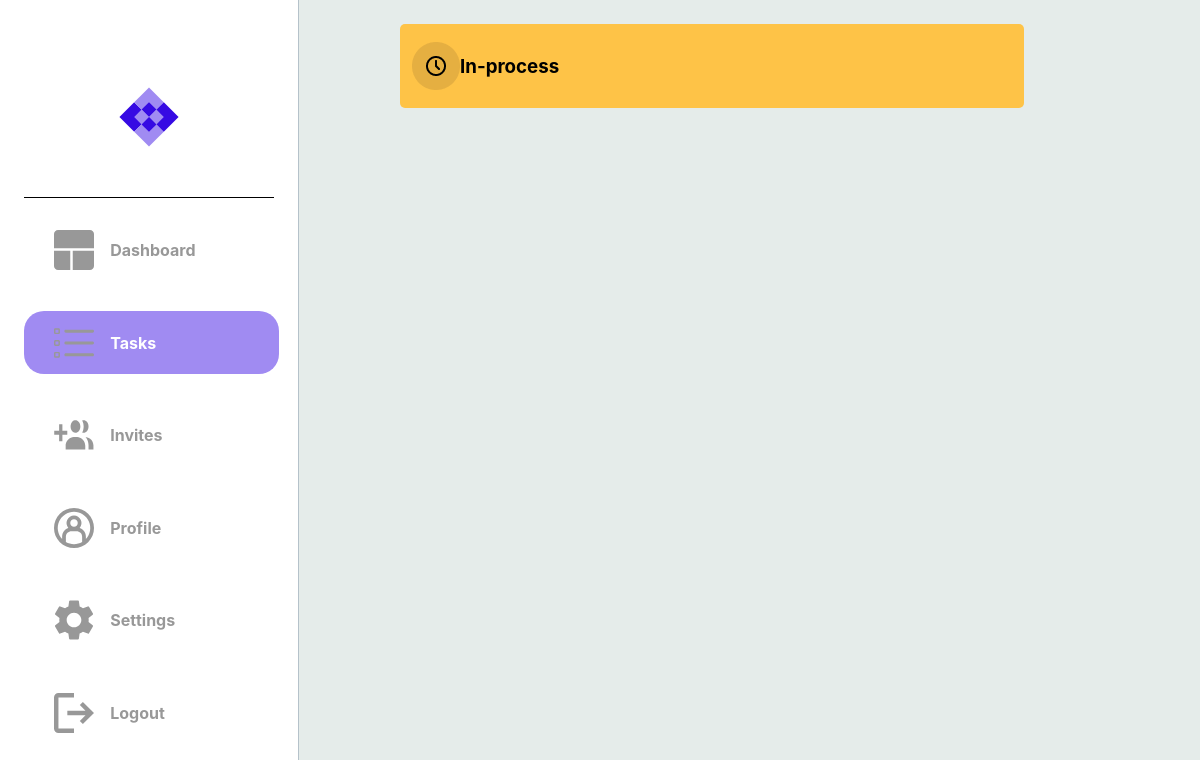
/in_process_tasks (signed in), run on an earlier commit of the app's database.
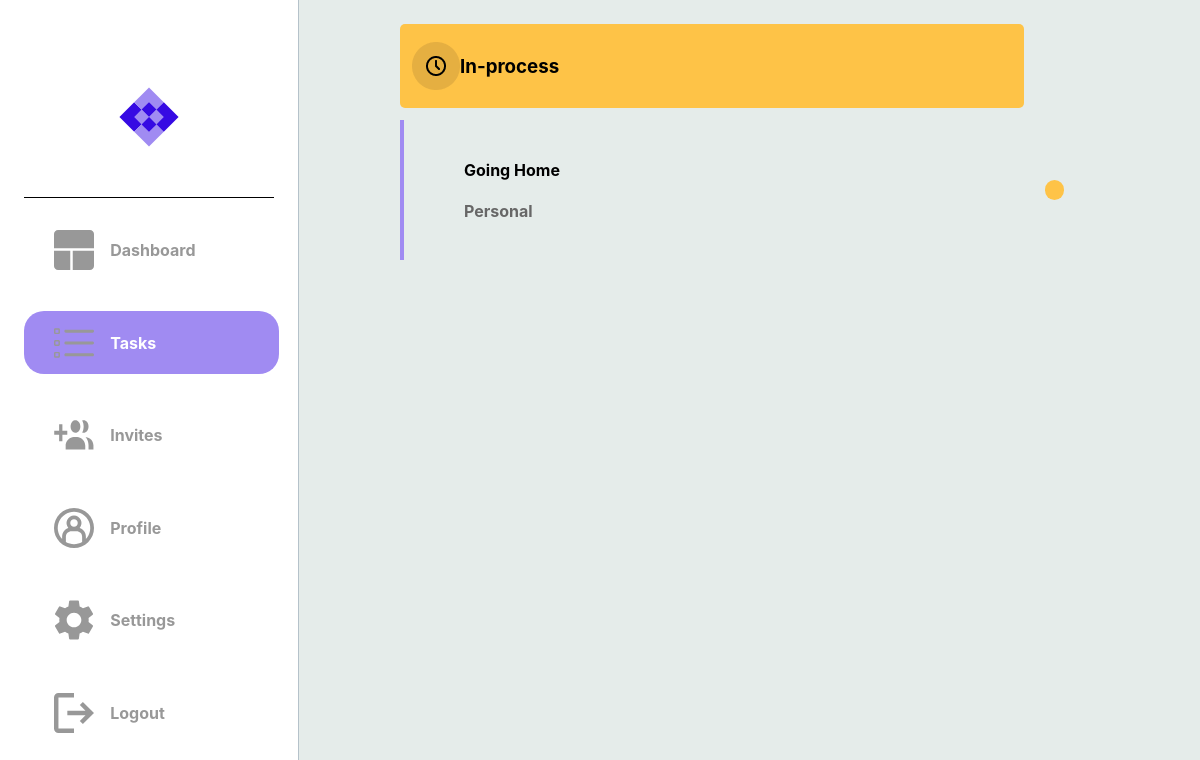
And on a later commit of the database.
### dotask/models.py (models this page shows)
class Task(db.Model):
    __tablename__ = "task"
    id = db.Column(db.Integer, primary_key=True)
    title = db.Column(db.String(100), nullable=False)
    description = db.Column(db.String(400), nullable=False)
    due_date = db.Column(db.Date, nullable=False)
    status = db.Column(Enum(TaskStatus))
    tag = db.Column(Enum(TaskTag))
    users = relationship('User', secondary=user_task, backref='tasks')

### dotask/routes.py (the view)
@app.route("/in_process_tasks")
@login_required
def hello_in_process_tasks():
    try:
        tasks = current_user.tasks
        if tasks:
            return render_template("in_process_tasks.html", tasks=tasks)
        else:
            return render_template("in_process_tasks.html")
    except:
        return render_template("in_process_tasks.html")

### dotask/routes.py (called while the page is built)
@app.after_request
def after_request(response):
    response.headers["Cache-Control"] = "no-cache, no-store, must-revalidate"
    return response

@login_manager.user_loader
def load_user(user_id):
    return User.query.get(user_id)

### dotask/templates/in_process_tasks.html (shortened to what this page needs)
{% extends "layout.html" %}
{% block head %}
    <link rel="stylesheet" {% block css_tab_colour %} href="../static/page_css_folder/tasks.css" {% endblock %}/>
{% endblock %}
{% block categories %}
    <div class="cate-container-1">
        <img src="../static/in_process.png">
        <h3>In-process</h3>
    </div>
{% endblock categories %}
{% block tasks %}
        {% if tasks %}
            {% for task in tasks %}
                {% if task.status.name == 'In_Progress' %}
                    <a href="{{ url_for('hello_each_task', task_id=task['id']) }}">
                        <div class="message-box">
                            <div class="message">
                                <h4> {{ task['title'] }} </h4>
                                <h4 style="color: #676767;"> {{ task.tag.name }} </h4>
                            </div>
                            <div class="message-dot {% if task.status.name == 'In_Progress' %}progress-task
                                {% elif task.status.name == 'Completed' %}completed-task
                                {% elif task.status.name == 'Cancelled' %}cancelled-task
                                {% else %}unknown-task
                                {% endif %}">
                            </div>
                        </div>
                    </a>
                {% endif %}
            {% endfor %}
            {% else %}
                <div class="message-box">
                    <div class="message">
                        <h2>No Tasks Yet</h2>
                    </div>
                </div>
        {% endif %}
    {% endblock tasks %}

### dotask/templates/layout.html (shortened to what this page needs)
<!DOCTYPE html>
<html lang="en">
<head>
    <link rel="stylesheet" type="text/css" href="../static/fonts.css">
    <link rel="stylesheet" href="../static/layout.css" />
    {% block head %}{% endblock %}
</head>
<body>
    <div class="sidebar">
        <div id="logo">
            <img src="../static/Logo.svg" height="60px" width="60px">
        </div>
        <div>
            {% block dash_image_colour %}
            <a class="a1" href="{{ url_for('hello_dashboard') }}">
            <div id="logos">
                <img class="imgs" src="../static/dashboard.svg">
                <h4 class="sidebar-text">Dashboard</h4>
            </div>
            </a>
            {% endblock dash_image_colour %}
        </div>
        <div>
            {% block task_image_colour %}
            <a class="a2" href="{{ url_for('hello_tasks') }}">
            <div id="logos">
                <img class="imgs" src="../static/tasks.svg">
                <h4 class="sidebar-text">Tasks</h4>
            </div>
            </a>
            {% endblock task_image_colour %}
        </div>
        <div>
            {% block invites_image_colour %}
            <a class="a5" href="{{ url_for('hello_invites') }}">
            <div id="logos">
                <img class="imgs" src="../static/invites.svg">
                <h4 class="sidebar-text">Invites</h4>
            </div>
            </a>
            {% endblock invites_image_colour %}
        </div>
        <div>
            {% block profile_image_colour %}
            <a class="a3" href="{{ url_for('hello_profile') }}">
            <div id="logos">
                <img class="imgs" src="../static/profile.svg">
                <h4 class="sidebar-text">Profile</h4>
            </div>
            </a>
            {% endblock profile_image_colour %}
        </div>
        <div>
            {% block settings_image_colour %}
            <a class="a4" href="{{ url_for('hello_settings') }}">
            <div id="logos">
                <img class="imgs" src="../static/settings.svg">
                <h4 class="sidebar-text">Settings</h4>
            </div>
            </a>
            {% endblock settings_image_colour %}
        </div>
        <div>
            <a href="{{ url_for('hello_logout') }}">
            <div id="logos">
                <img class="imgs" src="../static/logout.svg">
                <h4 class="sidebar-text">Logout</h4>
            </div>
            </a>
        </div>
    </div>
    <div id="content">
        {% block categories %}
        {% endblock categories %}
        {% block tasks %}
        {% endblock tasks %}
    </div>
</body>
</html>

### dotask/static/layout.css (style rules this page uses)
@media (min-width: 768px) { body { margin: auto; padding: auto; background-color: #E5ECEA; display: flex; font-family: inter; } }
@media (min-width: 768px) { .sidebar { width: 250px; height: 100vh; padding: 2%; background-color: #FFFFFF; border-right: 1px #B5C2CA solid; position: fixed; display: block; justify-content: space-evenly; align-items: top; } }
@media (min-width: 768px) { .sidebar > div:nth-child(1) { display: none; } }
@media (min-width: 768px) { .sidebar > div { width: 100%; height: 10%; margin: 5% auto; border-radius: 20px; display: flex; justify-content: start; align-items: center; font-family: inter; } }
@media (min-width: 768px) { a { text-decoration: none; color: black; } }
@media (min-width: 768px) { .sidebar > div > a { width: 90%; text-decoration: none; } }
@media (min-width: 768px) { .sidebar > div > a > div { width: 100%; height: 10%; padding-left: 30px; margin: 5% auto; border-radius: 20px; } }
@media (min-width: 768px) { #logo { width: 100%; height: 20%; display: flex; justify-content: center; border-radius: 0px; border-bottom: 1px black solid; } }
@media (min-width: 768px) { #logos { width: 100%; display: grid; grid-template-columns: 1fr 3fr; align-items: center; } }
@media (min-width: 768px) { .sidebar-text { color: #989898; font-size: 1rem; } }
@media (min-width: 768px) { .imgs { height: 40px; width: 40px; } }
@media (min-width: 768px) { #content { width: 600px; display: block; margin-top: 2%; padding-left: 400px; } }

### dotask/static/page_css_folder/tasks.css (style rules this page uses)
.a2 > div { background-color: #A08BF2; width: 100%; height: 10%; padding-left: 30px; margin: 5% auto; border-radius: 20px; color: white; }
.a2 > div > h4 { color: white; }
.a2 > div > img { fill: #FFFFFF; }
.message-box { width: 100%; display: flex; margin-top: 2%; padding-right: 10%; padding-left: 10%; padding-top: 3%; padding-bottom: 3%; border-left: 4px solid #A08BF2; display: flex; justify-content: center; align-items: center; }
.message { width: 100%; border-radius: 5px; display: block; justify-content: center; align-items: center; }
.message-dot { width: 20px; height: 20px; border-radius: 50px; }
.progress-task { background-color: #FEC347; }
.cate-container-1 { background-color: #FEC347; width: 100%; padding: 2%; border-radius: 5px; display: flex; justify-self: start; align-items: center; }

What changed in the data, as far as the page shows it:
now on this page (row edited): Task: title "Going Home", tag.name "Personal"
